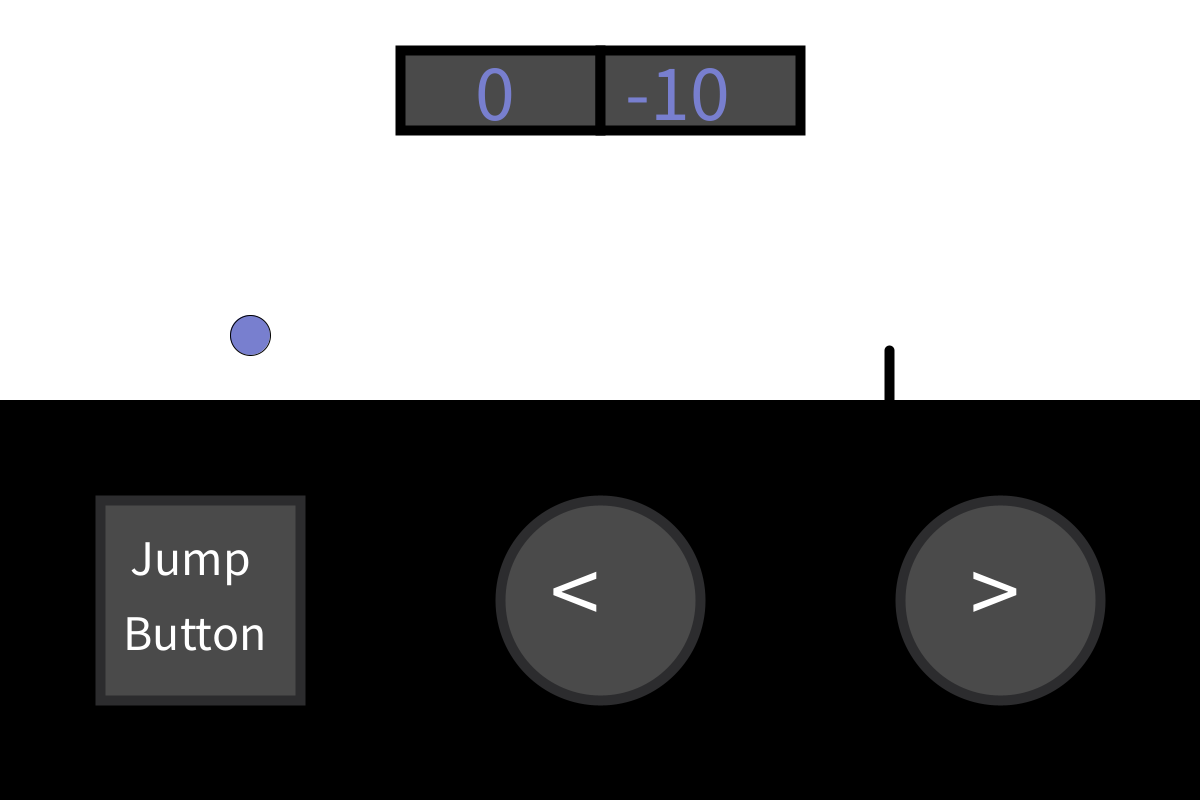
Frame 1 (no input)
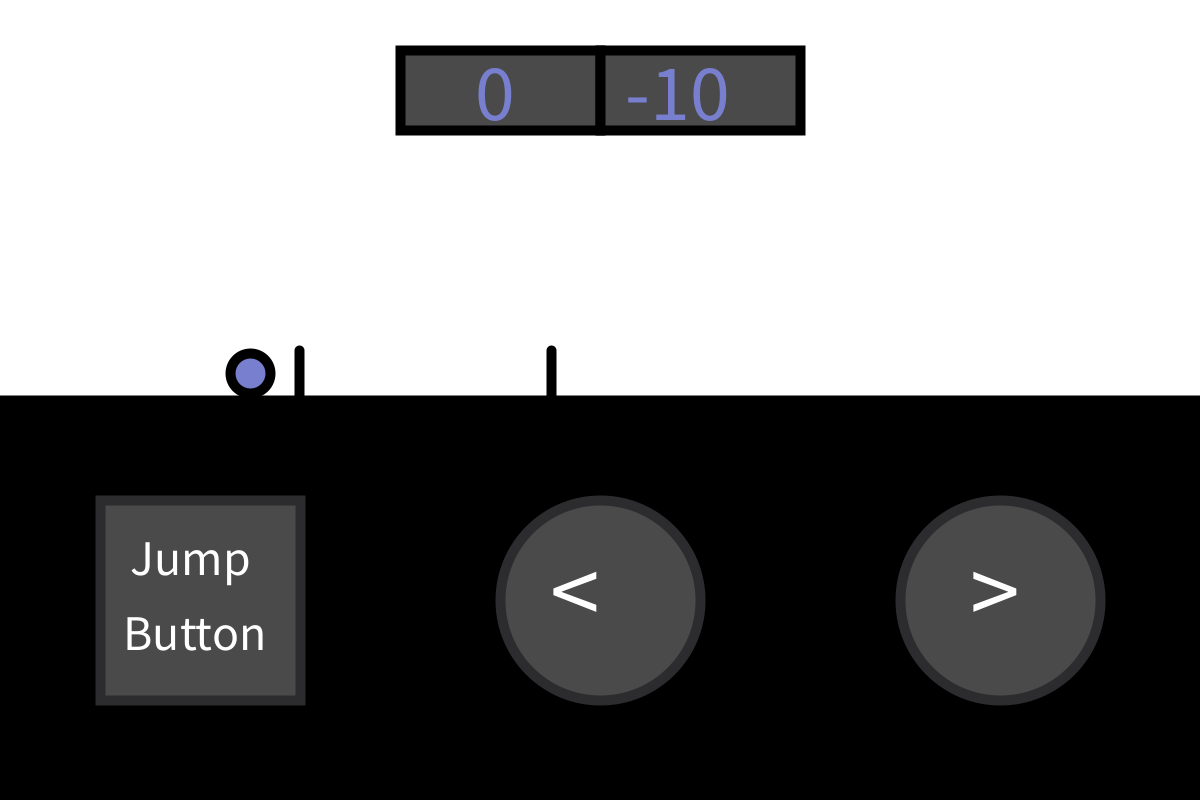
Frame 60 (the mouse pressed at the canvas centre just before this capture)
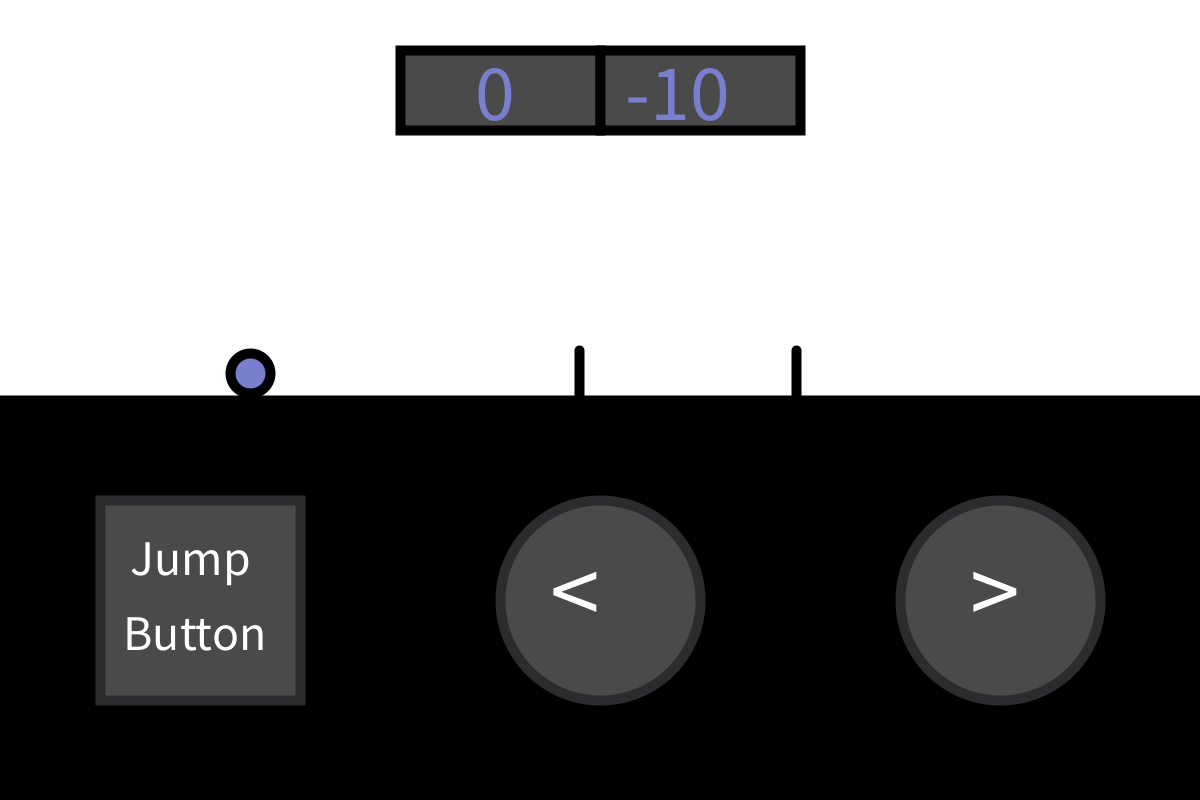
Frame 120 (the mouse held since frame 60 and released just before this capture)

The Processing sketch that drew these frames (run headless with seeded random() and noise(); from frame 60 on, the mouse is pressed at the canvas centre):

// Processing sketch: redBall
// ── redBall.pde
int elipX = 250;
int elipY = 330;
float pillarX = random(350,1200);
float pillar2X = random(350,1200);
int time = 0;
int score = 0;
int pillarSpeed = -10;


int ButtonJumpX = 100;
int ButtonJumpY = 500;
int HigherPillarSpeedX = 600;
int LowerPillarSpeedX = 1000;
int PillarSpY = 600;
int widht = 200;
int heigh = 200;



int pillarY1 = 400;
int pillarY2 = 350;

void setup(){
size(1200,800);

}

void draw(){
  
elipY += 5;
pillar2X += pillarSpeed;
pillarX += pillarSpeed;

  
background(255);
fill(0);
rect(0,400,1200,400);
fill(120, 127, 207);
stroke(0);
ellipse(elipX,elipY,40,40);
strokeWeight(10);
  
//KeySettings
  if (keyPressed){    
    
    //CoolDown
    time += 4;
    if (time == 4){
    elipY = 372 ;
    }
    
 //ElipJump
 elipY -= 35;
 if (elipY == 327){
 elipY += 10;
  }
 }
    
//TopLine              //N E E D    F I X
if(elipY <= 250){ 
  elipY = 249;
}

//DownLine
if (elipY >= 367){
elipY = 368;
}

//Pillar1
if (pillarX > (elipX + 40)){
line(pillarX,pillarY1,pillarX,pillarY2);
}
if (elipY < pillarY1 && elipX > pillarX+30 ){
pillarX = random(0,1200);
}

if (pillar2X > (pillarX + 40)){
line(pillar2X, pillarY1,pillar2X,pillarY2);
}
if (pillar2X <= pillarX){
pillar2X = random(0,1200);
}





//Score                     


fill(#4a4a4a);
rect(400,50,200,80);

fill(120, 127, 207);
textSize(80);
text(score,475,120);
 
if (elipX > pillarX && pillarY2 >= elipY){
score++;
}

//PillarSpeed
fill(#4a4a4a);
rect(600,50,200,80);

fill(120,127,207);
textSize(80);
text(pillarSpeed, 625,120);




//Jump Button 
fill(#4a4a4a);
stroke(#2c2c2e);
rect (ButtonJumpX, ButtonJumpY, widht,heigh);
fill(255);
textSize(50);
text("Jump",130,575);
text("Button",123,650);
fill(#4a4a4a);

if (mouseX > ButtonJumpX && mouseX < ButtonJumpX + widht && mouseY > ButtonJumpY && mouseY < ButtonJumpY + heigh && mousePressed){
    //CoolDown
    time += 4;
    if (time == 4){
    elipY = 372 ;
    }
    
 //ElipJump
 elipY -= 35;
 if (elipY == 327){
 elipY += 10;
  }
}




//Higher PillarSpeed
if (mouseX > HigherPillarSpeedX && mouseX < HigherPillarSpeedX + widht && mouseY > PillarSpY && mouseY < PillarSpY + heigh && mousePressed){
pillarSpeed -= 10;
}
ellipse(HigherPillarSpeedX,PillarSpY,widht,heigh);
fill(255);
textSize(100);
text("<",550,625);
fill(#4a4a4a);

//Lower PillarSpeed
if (mouseX > LowerPillarSpeedX && mouseX < LowerPillarSpeedX + widht && mouseY > PillarSpY && mouseY < PillarSpY + heigh && mousePressed){
pillarSpeed += 10;
}
ellipse(LowerPillarSpeedX,PillarSpY,widht,heigh);
fill(255);
textSize(100);
text(">",970,625);






stroke(0);
}
